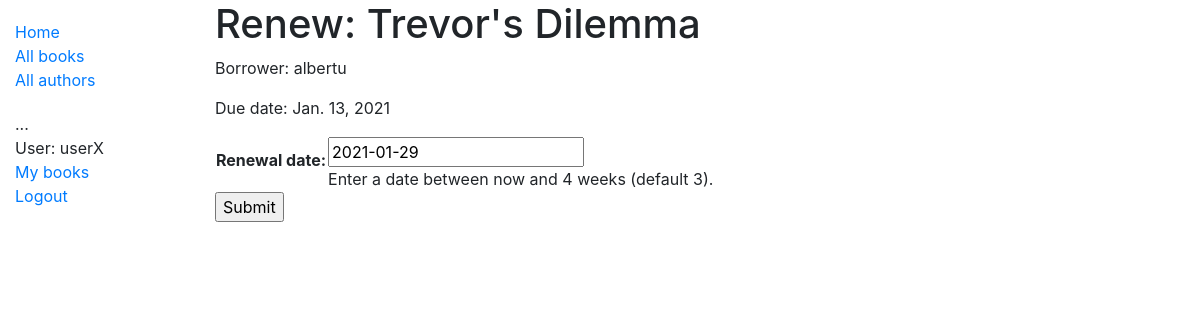
The page /catalog/book/1e1db13a-5847-4e5a-a59a-21d124451583/renew/ (signed in) on the database its author committed.
### catalog/models.py (models this page shows, shortened)
class BookInstance(models.Model):
    id = models.UUIDField(primary_key=True, default=uuid.uuid4, help_text='Unique ID for this particular book across whole library')
    book = models.ForeignKey('Book', on_delete=models.CASCADE)
    imprint = models.CharField(max_length=200)
    due_back = models.DateField(null=True, blank=True)
    borrower = models.ForeignKey(User, on_delete=models.SET_NULL, null=True, blank=True)
    LOAN_STATUS = (
        ('m', 'Maintenance'),
        ('o', 'On loan'),
        ('a', 'Available'),
        ('r', 'Reserved'),
    )
    status = models.CharField(
        max_length=1,
        choices=LOAN_STATUS,
        blank=True,
        default='m',
        help_text='Book availability',
    )
    def is_overdue(self):
        if self.due_back and date.today() > self.due_back:
            return True
        return False
    class Meta:
        ordering = ['due_back']
        permissions = (("can_mark_returned", "Set book as returned"),)

class Book(models.Model):
    title = models.CharField(max_length=200)
    author = models.ForeignKey('Author', on_delete=models.SET_NULL, null=True)
    summary = models.TextField(max_length=1000, help_text='Enter a brief description of the book')
    isbn = models.CharField('ISBN', max_length=13, unique=True,
                             help_text='13 Character <a href="https://www.isbn-international.org/content/what-isbn">ISBN number</a>')
    genre = models.ManyToManyField(Genre, help_text='Select a genre for this book')
    def display_genre(self):
        """Create a string for the Genre. This is required to display genre in Admin."""
        return ', '.join(genre.name for genre in self.genre.all()[:3])
    display_genre.short_description = 'Genre'

### catalog/views.py (the view)
# urls.py: path('book/<uuid:pk>/renew/', views.renew_book_librarian, name='renew-book-librarian'),
@login_required
@permission_required('catalog.can_mark_returned', raise_exception=True)
def renew_book_librarian(request, pk):
    book_instance = get_object_or_404(BookInstance, pk=pk)
    if request.method == 'POST':
        form = RenewBookForm(request.POST)
        if form.is_valid():
            book_instance.due_back = form.cleaned_data['renewal_date']
            book_instance.save()
            return HttpResponseRedirect(reverse('all-borrowed') )
    else:
        proposed_renewal_date = datetime.date.today() + datetime.timedelta(weeks=3)
        form = RenewBookForm(initial={'renewal_date': proposed_renewal_date})
    context = {
        'form': form,
        'book_instance': book_instance,
    }
    return render(request, 'catalog/book_renew_librarian.html', context)

### catalog/forms.py (shortened to what this page needs)
class RenewBookForm(forms.Form):
    renewal_date = forms.DateField(help_text="Enter a date between now and 4 weeks (default 3).")

### catalog/templates/catalog/book_renew_librarian.html (shortened to what this page needs)
{% extends "base_generic.html" %}
{% block content %}
  <h1>Renew: {{ book_instance.book.title }}</h1>
  <p>Borrower: {{ book_instance.borrower }}</p>
  <p{% if book_instance.is_overdue %} class="text-danger"{% endif %}>Due date: {{ book_instance.due_back }}</p>
  <form action="" method="post">
    <table>
    {{ form.as_table }}
    </table>
    <input type="submit" value="Submit">
  </form>
{% endblock %}

### catalog/templates/base_generic.html (shortened to what this page needs)
<!DOCTYPE html>
<html lang="en">
<head>
  <link rel="stylesheet" href="https://cdn.jsdelivr.net/npm/bootstrap@4.5.3/dist/css/bootstrap.min.css">
  {% load static %}
  <link rel="stylesheet" href="{% static 'css/styles.css' %}">
</head>
<body>
  <div class="container-fluid">
    <div class="row">
      <div class="col-sm-2">
      {% block sidebar %}
        <ul class="sidebar-nav">
          <li><a href="{% url 'index' %}">Home</a></li>
          <li><a href="{% url 'books' %}">All books</a></li>
          <li><a href="{% url 'authors' %}">All authors</a></li>
        </ul>
        <ul class="sidebar-nav">
          ...
         {% if user.is_authenticated %}
           <li>User: {{ user.get_username }}</li>
           <li><a href="{% url 'my-borrowed' %}">My books</a></li>
           <li><a href="{% url 'logout'%}?next={{request.path}}">Logout</a></li>
         {% else %}
           <li><a href="{% url 'login'%}?next={{request.path}}">Login</a></li>
         {% endif %}
        </ul>
     {% endblock %}
      </div>
      <div class="col-sm-10 ">{% block content %}{% endblock %}
      </div>
    </div>
  </div>
</body>
</html>

### catalog/static/css/styles.css (style rules this page uses)
.sidebar-nav { margin-top: 20px; padding: 0; list-style: none; }

### rows shown on the page
BookInstance: book "Trevor's Dilemma", borrower "albertu", due_back "Jan. 13, 2021"

### other values the page prints
{{ user.get_username }} "userX"
